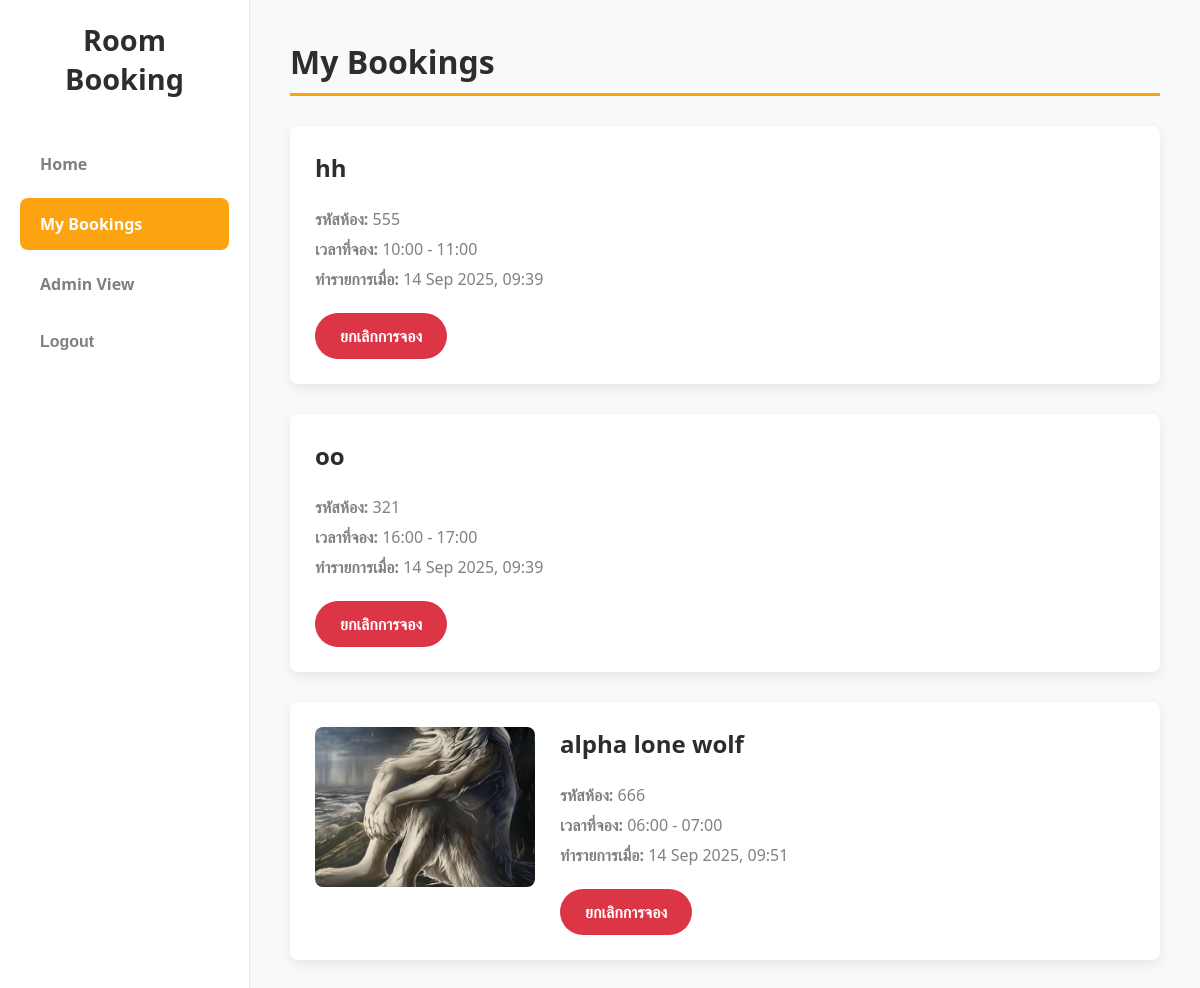
Page /my-bookings/ (signed in) on the committed database.
### booking/models.py (models this page shows, shortened)
class Booking(models.Model):
    user = models.ForeignKey(User, on_delete=models.CASCADE, verbose_name="ผู้จอง")
    room = models.ForeignKey(Room, on_delete=models.CASCADE, verbose_name="ห้องที่จอง")
    booking_time = models.DateTimeField(auto_now_add=True, verbose_name="เวลาที่ทำรายการ")
    booking_date = models.DateField(default=date.today, verbose_name="วันที่จอง")
    start_time = models.TimeField(verbose_name="เวลาเริ่มต้น")
    end_time = models.TimeField(verbose_name="เวลาสิ้นสุด")
    class Meta:
        unique_together = [
            ['room', 'booking_date', 'start_time']
        ]

class Room(models.Model):
    STATUS_CHOICES = [
        ('open', 'เปิดให้จอง'),
        ('closed', 'ปิดให้จอง'),
    ]
    room_code = models.CharField(max_length=10, unique=True, verbose_name="รหัสห้อง")
    name = models.CharField(max_length=100, verbose_name="ชื่อห้อง")
    capacity = models.PositiveIntegerField(verbose_name="ความจุ")
    start_time_available = models.TimeField(default=time(8, 0), verbose_name="เวลาเริ่มเปิดให้จอง")
    end_time_available = models.TimeField(default=time(17, 0), verbose_name="เวลาสิ้นสุดการจอง")
    status = models.CharField(max_length=10, choices=STATUS_CHOICES, default='open', verbose_name="สถานะ")
    image = models.ImageField(upload_to='room_images/', null=True, blank=True, verbose_name="รูปภาพห้อง")

### booking/views.py (the view)
# urls.py: path('my-bookings/', views.my_bookings_view, name='my_bookings'),
@login_required
def my_bookings_view(request):
    bookings = Booking.objects.filter(user=request.user)
    return render(request, 'booking/my_bookings.html', {'bookings': bookings})

### booking/templates/booking/my_bookings.html
{% extends "booking/base.html" %}
{% block content %}
    <h2>My Bookings</h2>
    {% if bookings %}
        {% for booking in bookings %}
            <div class="room-card">
                <div class="room-info">
                    {% if booking.room.image %}
                        <div class="room-image">
                            <img src="{{ booking.room.image.url }}" alt="{{ booking.room.name }}">
                        </div>
                    {% endif %}
                    <div class="room-details">
                        <h3>{{ booking.room.name }}</h3>
                        <p><strong>รหัสห้อง:</strong> {{ booking.room.room_code }}</p>
                        <p><strong>เวลาที่จอง:</strong> {{ booking.start_time|time:"H:i" }} - {{ booking.end_time|time:"H:i" }}</p>
                        <p><strong>ทำรายการเมื่อ:</strong> {{ booking.booking_time|date:"d M Y, H:i" }}</p>
                        <a href="{% url 'booking:cancel_booking' booking.id %}"
                           class="action-button"
                           style="background-color: #dc3545;"
                           onclick="return confirm('คุณแน่ใจหรือไม่ว่าต้องการยกเลิกการจองนี้?');">
                           ยกเลิกการจอง
                        </a>
                    </div>
                </div>
            </div>
        {% endfor %}
    {% else %}
        <div class="room-card">
            <p>คุณยังไม่มีรายการจอง</p>
        </div>
    {% endif %}
{% endblock %}

### booking/static/booking/css/style.css (style rules this page uses)
:root { --primary-color: #fca311; --secondary-color: #2d2d2d; --tertiary-color: #808080; --sub-color: #f8f9fa; --font-family: 'Segoe UI', Tahoma, Geneva, Verdana, sans-serif; --border-radius: 8px; --box-shadow: 0 4px 12px rgba(0, 0, 0, 0.08); }
body { font-family: var(--font-family); margin: 0; background-color: var(--sub-color); color: var(--secondary-color); }
.main-content h2 { font-size: 2em; color: var(--secondary-color); border-bottom: 3px solid var(--primary-color); padding-bottom: 10px; margin-top: 0; margin-bottom: 30px; }
.room-card { background-color: white; border-radius: var(--border-radius); box-shadow: var(--box-shadow); margin-bottom: 30px; padding: 25px; overflow: hidden; transition: transform 0.3s ease, box-shadow 0.3s ease; }
.room-info { display: flex; gap: 25px; align-items: flex-start; }
.room-image img { width: 220px; height: 160px; object-fit: cover; border-radius: var(--border-radius); }
.room-details { flex-grow: 1; }
.room-details h3 { margin-top: 0; font-size: 1.5em; color: var(--secondary-color); }
.room-details p { margin: 8px 0; color: var(--tertiary-color); }
.action-button { background-color: var(--primary-color); color: white; padding: 12px 25px; border: none; border-radius: 50px; cursor: pointer; font-weight: bold; margin-top: 15px; transition: background-color 0.3s ease; display: inline-block; text-decoration: none; text-align: center; }

### rows in the picture
Booking: room.name "hh", room.room_code "555", start_time "10:00", end_time "11:00", booking_time "14 Sep 2025, 09:39"
Booking: room.name "oo", room.room_code "321", start_time "16:00", end_time "17:00", booking_time "14 Sep 2025, 09:39"
Booking: room.image (picture), room.name "alpha lone wolf", room.room_code "666", start_time "06:00", end_time "07:00", booking_time "14 Sep 2025, 09:51"
